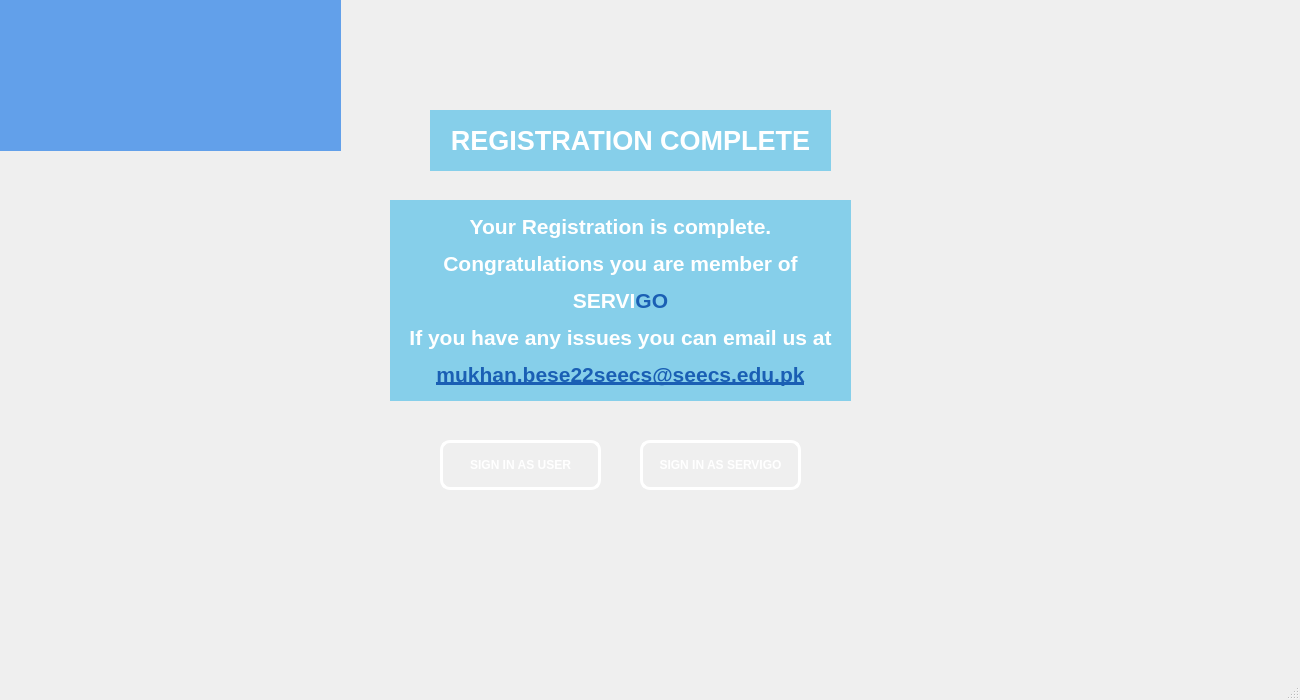
<?xml version="1.0" encoding="UTF-8"?>
<ui version="4.0">
 <class>RegComplete</class>
 <widget class="QMainWindow" name="RegComplete">
  <property name="geometry">
   <rect>
    <x>0</x>
    <y>0</y>
    <width>1300</width>
    <height>700</height>
   </rect>
  </property>
  <property name="windowTitle">
   <string>MainWindow</string>
  </property>
  <property name="styleSheet">
   <string notr="true">background-image: url(:/background/bG no arrows.png);
color: rgb(255, 255, 255);</string>
  </property>
  <widget class="QWidget" name="centralwidget">
   <widget class="QLabel" name="label">
    <property name="geometry">
     <rect>
      <x>430</x>
      <y>110</y>
      <width>401</width>
      <height>61</height>
     </rect>
    </property>
    <property name="styleSheet">
     <string notr="true">#label
{
background:rgb(134,207,234);
}</string>
    </property>
    <property name="text">
     <string>&lt;html&gt;&lt;head/&gt;&lt;body&gt;&lt;p align=&quot;center&quot;&gt;&lt;span style=&quot; font-size:20pt; font-weight:700;&quot;&gt;REGISTRATION COMPLETE&lt;/span&gt;&lt;/p&gt;&lt;/body&gt;&lt;/html&gt;</string>
    </property>
   </widget>
   <widget class="QLabel" name="label_2">
    <property name="geometry">
     <rect>
      <x>390</x>
      <y>200</y>
      <width>461</width>
      <height>201</height>
     </rect>
    </property>
    <property name="styleSheet">
     <string notr="true">#label_2
{
background:rgb(134,207,234);
}</string>
    </property>
    <property name="text">
     <string>&lt;html&gt;&lt;head/&gt;&lt;body&gt;&lt;p align=&quot;center&quot;&gt;&lt;span style=&quot; font-size:16pt; font-weight:700; color:#ffffff;&quot;&gt;Your Registration is complete.&lt;/span&gt;&lt;/p&gt;&lt;p align=&quot;center&quot;&gt;&lt;span style=&quot; font-size:16pt; font-weight:700; color:#ffffff;&quot;&gt;Congratulations you are member of&lt;/span&gt;&lt;/p&gt;&lt;p align=&quot;center&quot;&gt;&lt;span style=&quot; font-size:16pt; font-weight:700; color:#ffffff;&quot;&gt;SERVI&lt;/span&gt;&lt;span style=&quot; font-size:16pt; font-weight:700; color:#1a5fb4;&quot;&gt;GO&lt;/span&gt;&lt;/p&gt;&lt;p align=&quot;center&quot;&gt;&lt;span style=&quot; font-size:16pt; font-weight:700; color:#ffffff;&quot;&gt;If you have any issues you can email us at&lt;/span&gt;&lt;/p&gt;&lt;p align=&quot;center&quot;&gt;&lt;a href=&quot;mailto:mukhan.bese22seecs@seecs.edu.pk&quot;&gt;&lt;span style=&quot; font-size:16pt; font-weight:700; text-decoration: underline; color:#1a5fb4;&quot;&gt;mukhan.bese22seecs@seecs.edu.pk&lt;/span&gt;&lt;/a&gt;&lt;/p&gt;&lt;/body&gt;&lt;/html&gt;</string>
    </property>
   </widget>
   <widget class="QPushButton" name="pushButton">
    <property name="geometry">
     <rect>
      <x>440</x>
      <y>440</y>
      <width>161</width>
      <height>50</height>
     </rect>
    </property>
    <property name="styleSheet">
     <string notr="true">#pushButton
{
border-radius:10px;
font:bold;
border:3px solid rgb(255, 255, 255);
}</string>
    </property>
    <property name="text">
     <string>SIGN IN AS USER</string>
    </property>
   </widget>
   <widget class="QPushButton" name="pushButton_2">
    <property name="geometry">
     <rect>
      <x>640</x>
      <y>440</y>
      <width>161</width>
      <height>50</height>
     </rect>
    </property>
    <property name="styleSheet">
     <string notr="true">#pushButton_2
{
border-radius:10px;
font:bold;
border:3px solid rgb(255, 255, 255);
}</string>
    </property>
    <property name="text">
     <string>SIGN IN AS SERVIGO</string>
    </property>
   </widget>
   <widget class="QLabel" name="label_3">
    <property name="geometry">
     <rect>
      <x>0</x>
      <y>0</y>
      <width>341</width>
      <height>151</height>
     </rect>
    </property>
    <property name="styleSheet">
     <string notr="true">image: url(:/background/hmu logo.png);
background-color: rgb(98, 160, 234);</string>
    </property>
    <property name="text">
     <string>&lt;html&gt;&lt;head/&gt;&lt;body&gt;&lt;p&gt;&lt;br/&gt;&lt;/p&gt;&lt;/body&gt;&lt;/html&gt;</string>
    </property>
   </widget>
  </widget>
  <widget class="QStatusBar" name="statusbar"/>
 </widget>
 <resources/>
 <connections/>
</ui>
